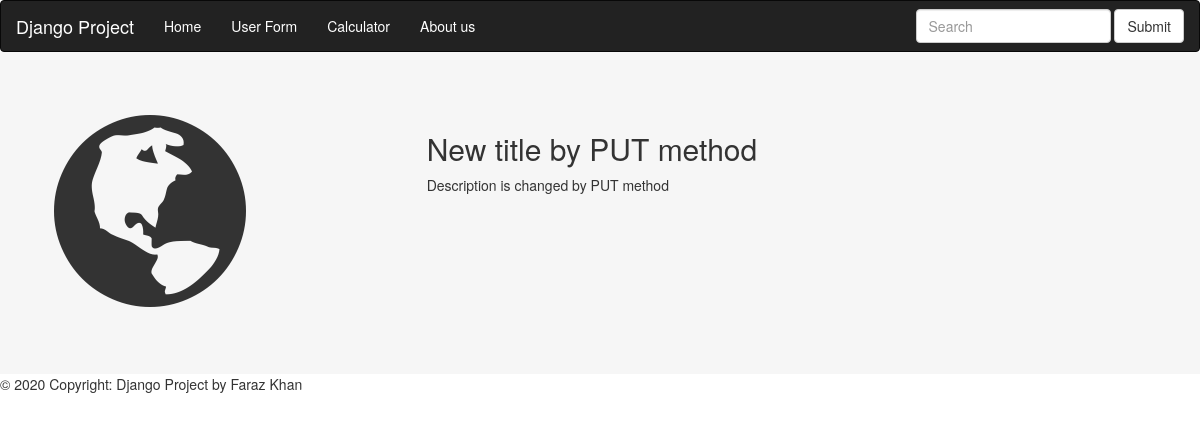
Screenshot of /newsdetail/3 with the database file from the repository.
### news/models.py (models this page shows)
class News(models.Model):
    news_title = models.CharField(max_length=100)
    news_des = HTMLField()

### mysite/views.py (the view)
# urls.py: path('newsdetail/<newsid>', views.detailPage, name='detailPage'),
def detailPage(request, newsid):
    newsdetails = News.objects.get(id = newsid)
    data = {
        'newsdetail': newsdetails
    }
    return render(request, 'newsdetail.html', data)

### templates/newsdetail.html (shortened to what this page needs)
{%extends 'base.html' %}
{%block content%}
<div class="container-fluids bg-greyy">
  <div class="row">
    <div class="col-sm-4">
      <span class="glyphicon glyphicon-globe logoo"></span>
    </div>
    <div class="col-sm-8">
      <h2>{{newsdetail.news_title}}</h2>
      <p> {{newsdetail.news_des | safe}} </p>
    </div>
  </div>
</div>
{% endblock content %}

### templates/newsdetail.html (style rules this page uses)
.container-fluids { padding: 60px 50px; }
.bg-greyy { background-color: #f6f6f6; }
.logoo { font-size: 200px; }

### rows the page displays
News: news_title "New title by PUT method", news_des "Description is changed by PUT method"
